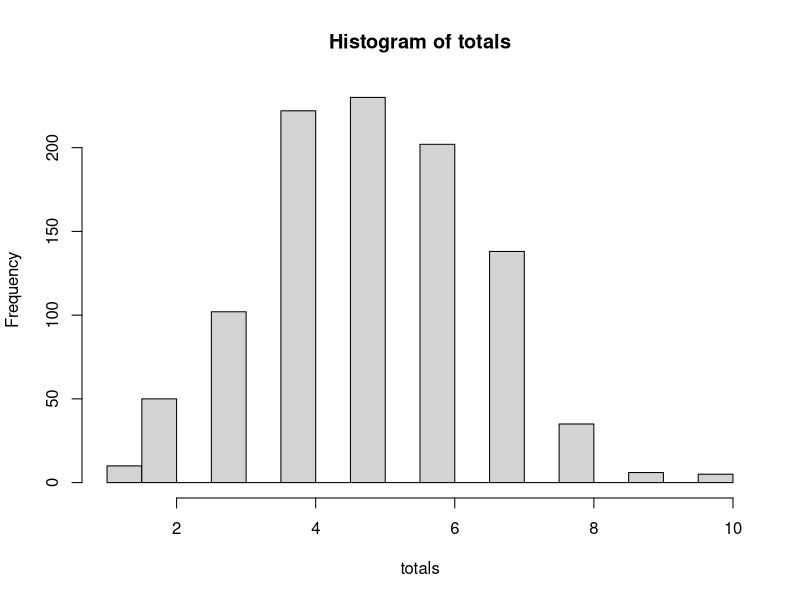
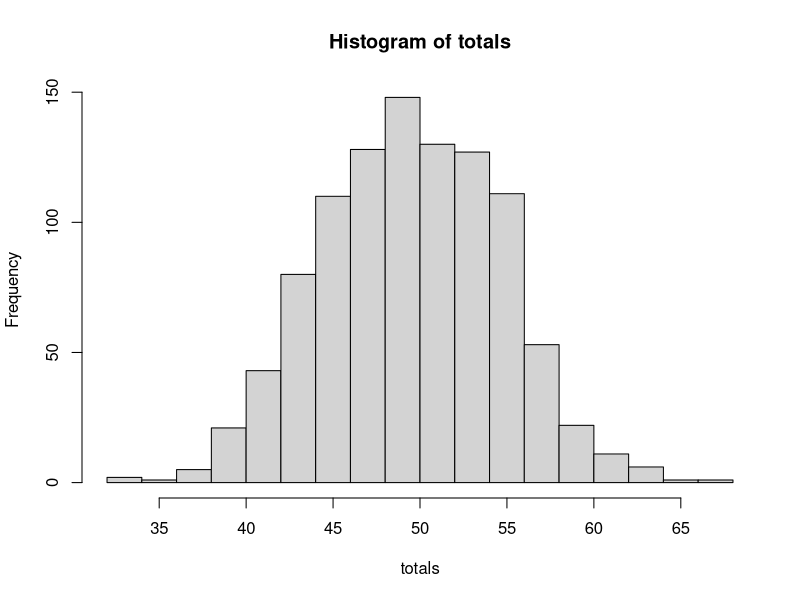
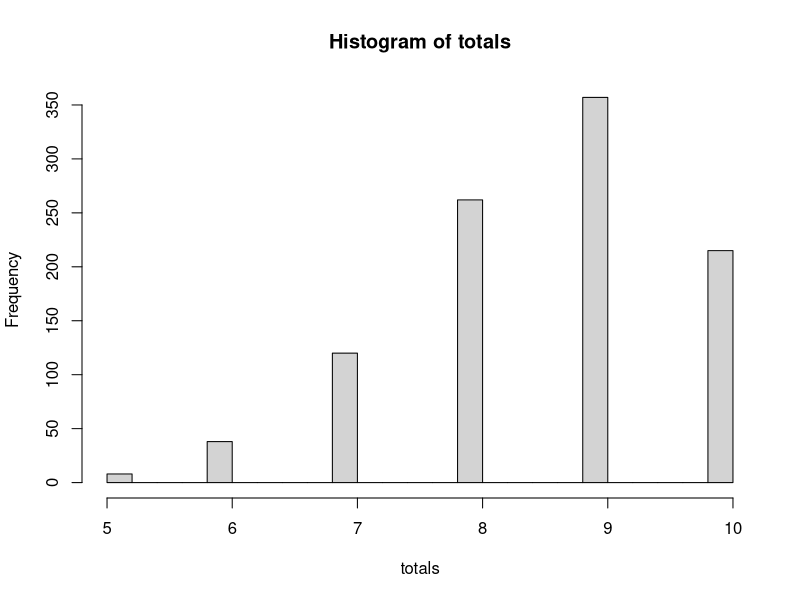
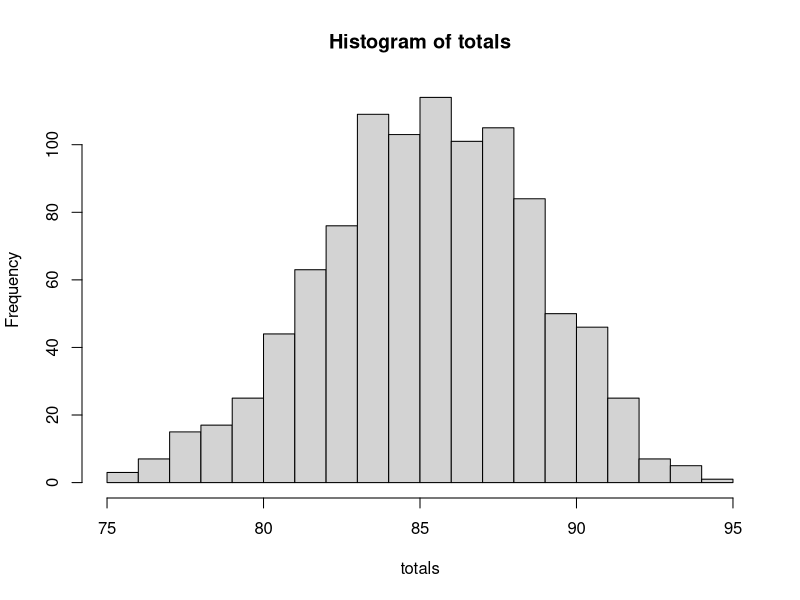
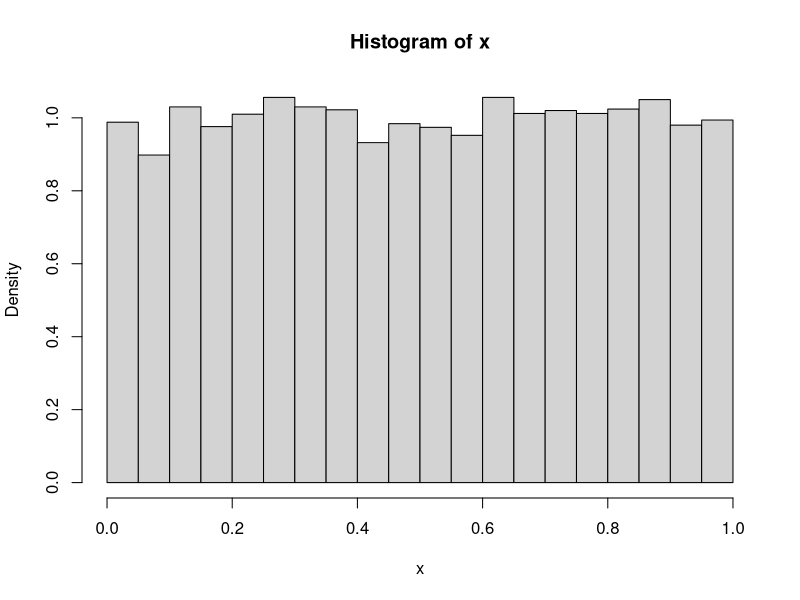
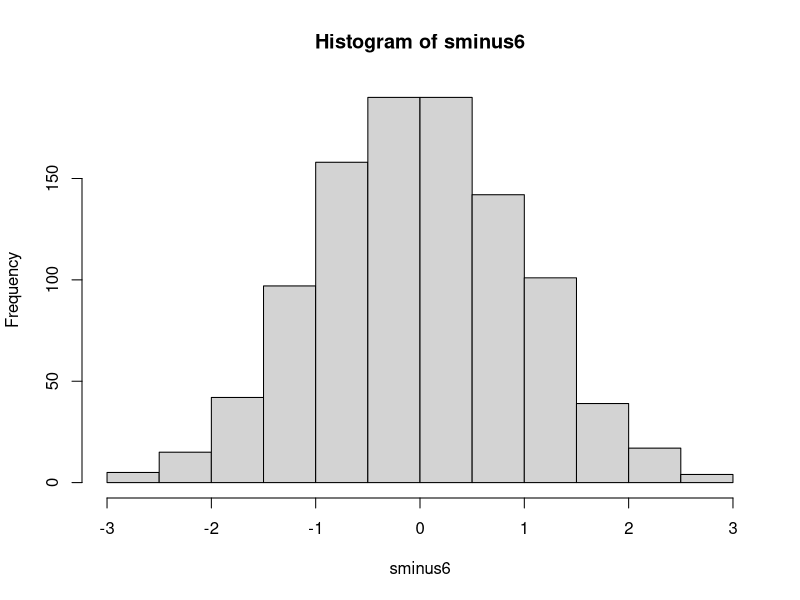
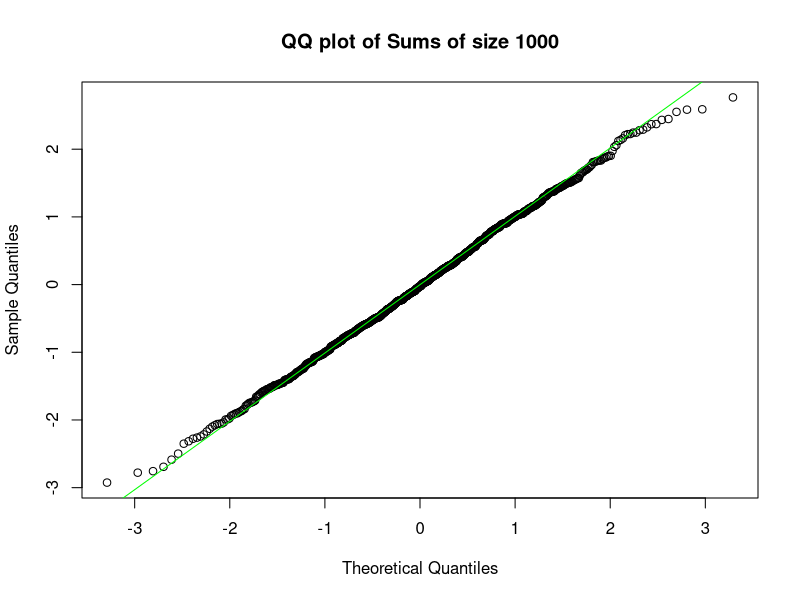
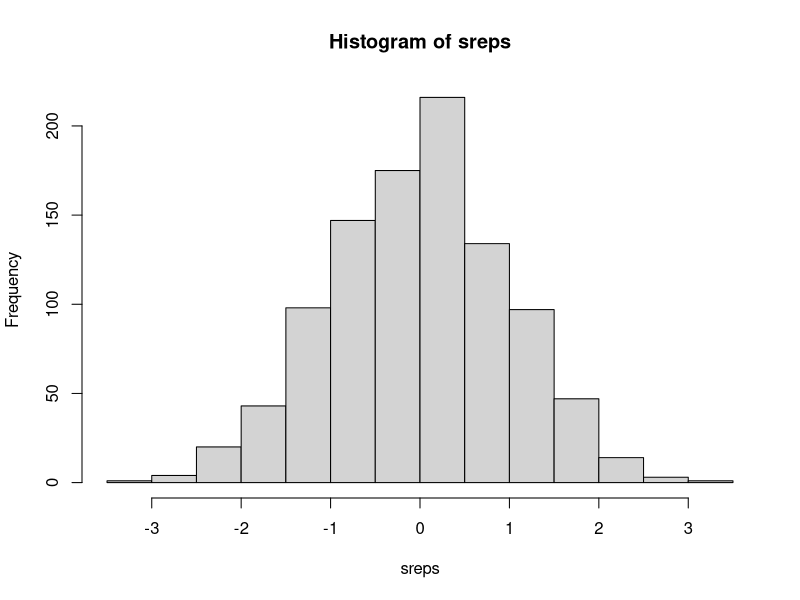

These figures' R source, in order:
## ---- chunk 1
set.seed(1)
box=c(0,1)
totals = replicate(1000, sum(sample(box, 10, rep = T)))
table(totals)
mean(totals)
sd(totals)
hist(totals,nclass=20)
## ---- chunk 2
set.seed(1)
box=c(0,1)
totals = replicate(1000, sum(sample(box, 100, rep = T)))
table(totals)
mean(totals)
sd(totals)
hist(totals,nclass=20)
## ---- chunk 3
set.seed(1)
box=c(0,1,1,1,1,1,1)
totals = replicate(1000, sum(sample(box, 10, rep = T)))
table(totals)
mean(totals)
sd(totals)
hist(totals,nclass=20)
## ---- chunk 4
set.seed(1)
box=c(0,1,1,1,1,1,1)
totals = replicate(1000, sum(sample(box, 100, rep = T)))
table(totals)
mean(totals)
sd(totals)
hist(totals,nclass=20)
## ---- chunk 5
# Simulate and plot U[0,1]
x = runif(10000,0,1)
hist(x, prob=T)
mean(x) # Compare 1/2
sd(x)^2   # Compare 1/12
## ---- chunk 6
# Simple nested code
sminus6 = replicate(1000, sum(runif(12,0,1))) - 6
hist(sminus6)
mean(sminus6)
sd(sminus6)
qqnorm(sminus6, main=paste("QQ plot of Sums of size 1000"))
qqline(sminus6, col="green") 
## ---- chunk 7
# Using functions to allow choice of parameters in simulation and sim

sreps= rep(0,1000)  # empty reps variable as starting point

for(i in 1:1000)    # function to generate 1000 simulations
  {
x = runif(12,0,1)   # 12 U[0,1]
s = sum(x)          # sum of 12 U[0,1]     
sreps[i] = s -6     # s - 6
}
# return(sreps)

## Results
hist(sreps)
mean(sreps)
sd(sreps)
qqnorm(sreps, main=paste("QQ plot of Sums of size 1000"))
qqline(sreps, col="green") 
